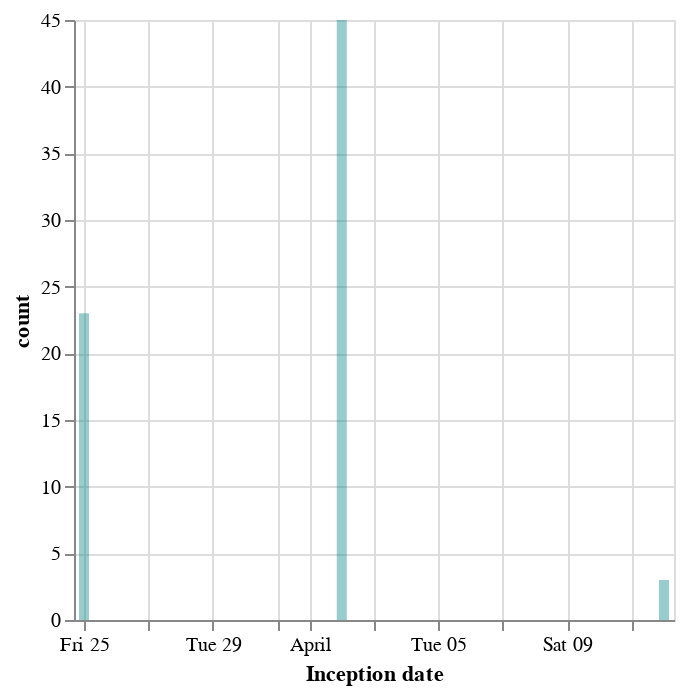

Source (notebook cell):
### Markdown cell above
From within a browser you get the error `Javascript Error: requirejs is not defined`, and external viewers
see no output.

As a (hopefully) short-term work-around, I have the `vlShow` helper,
which converts the `VegaLite` type into one that can be automatically-displayed by Jupyter Lab:

### Code cell
vlShow vl1

### Figure 1 — Vega-Lite specification as saved in the notebook (floating-point values rounded to 4 significant figures)
{"$schema": "https://vega.github.io/schema/vega-lite/v2.json", "background": "white", "data": {"format": {"parse": {"start": "date:'%Y-%m-%d'"}}, "values": [{"count": 23, "start": "2011-03-25"}, {"count": 45, "start": "2011-04-02"}, {"count": 3, "start": "2011-04-12"}]}, "description": "A very exciting bar chart", "encoding": {"x": {"axis": {"title": "Inception date"}, "field": "start", "type": "temporal"}, "y": {"field": "count", "type": "quantitative"}}, "mark": {"color": "teal", "opacity": 0.4, "type": "bar"}}
